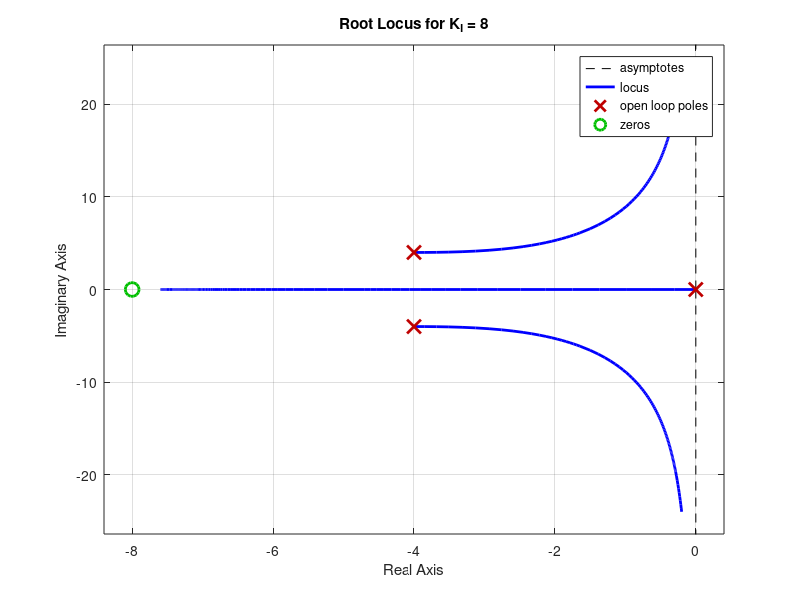
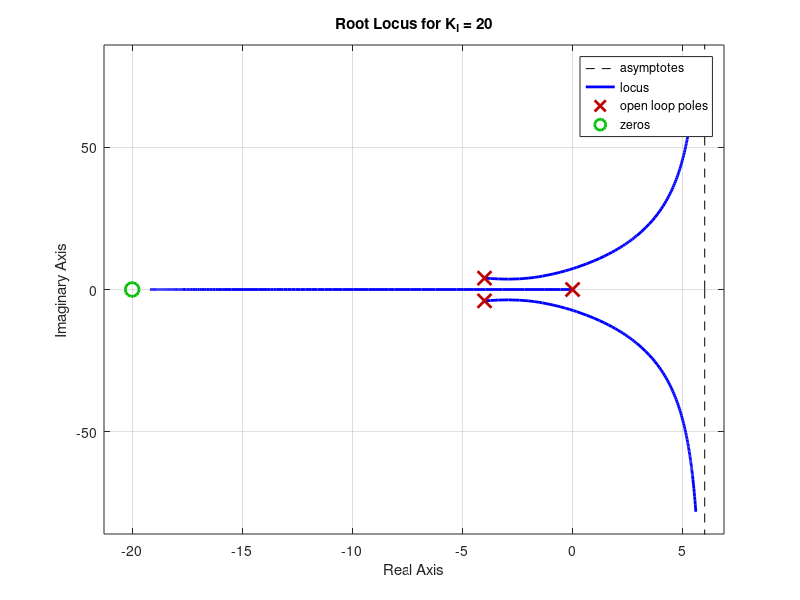

Here is the MATLAB script that generated these plots, in order: (Note: this script raises an error after producing the figures.)
clear
clc

s = tf('s');
G = 1/(s^2 + 8*s + 32);

KI = 8;
Gc = (s + KI)/s;
L1 = Gc*G;

figure
rlocus(L1)
grid on
title('Root Locus for K_I = 8')

KI = 20;
Gc = (s + KI)/s;
L2 = Gc*G;

figure
rlocus(L2)
grid on
title('Root Locus for K_I = 20')


syms s K

charpoly = s^2 + (8 + 10*K)*s + 42;

D = simplify((8 + 10*K)^2 - 4*42)

sol = solve(D >= 0, K)
sol_stable = solve([D >= 0, 8 + 10*K > 0, 42 > 0], K)
